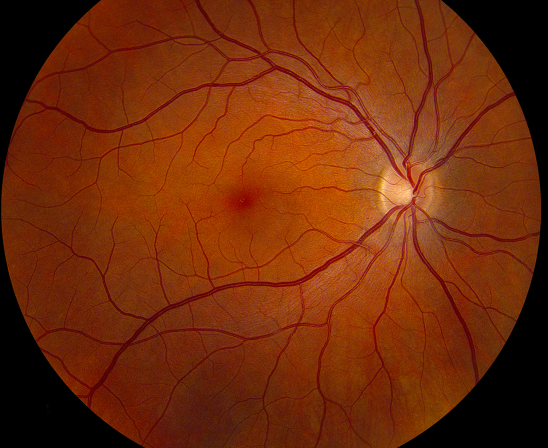
%> input picture PicsDawg/fundus3.png, 1096 x 896 px (shown at 1/2 size)
$ octave untitled6.m   (GNU Octave 9; MATLAB toolbox functions it lacks are replaced by stand-ins)
%> lines starting %> are read from the running program, lines starting %| are printed output that depends on the picture; in (x1, y1, x2, y2) boxes, pixels count from 0 and x2, y2 are one past the last pixel; in counts of white or black regions, pixels touching at a corner belong together; the program's own positions count from 1
% [15 lines of commented-out code are left out]

figure,
img = imread('fundus3.png');
%> img is the input picture: size 896x1096x3 uint8; mean R, G, B 112.5, 43.7, 9.7
imshow(img);
gray = rgb2gray(img);
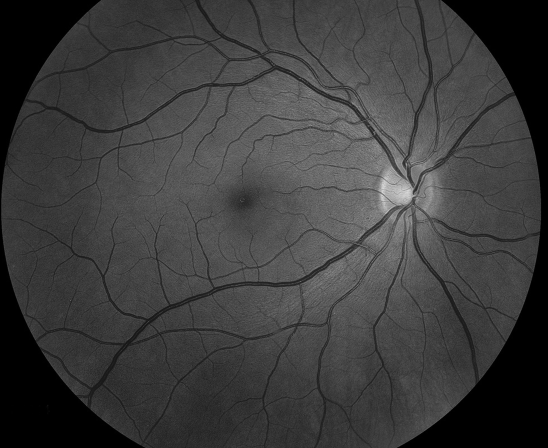
%> gray: size 896x1096 uint8 (shown at 1/2 size); min 0, max 225, mean 60.4
J = imadjust(gray);
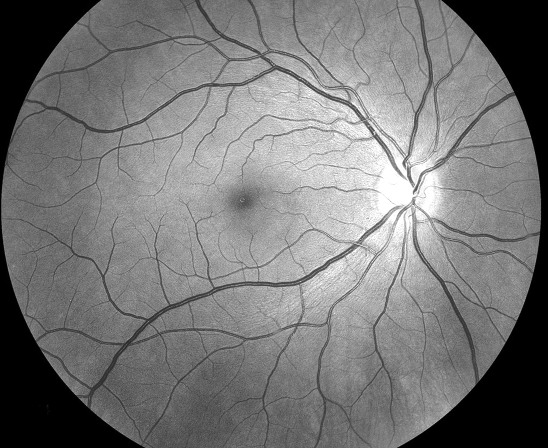
%> J: size 896x1096 uint8 (shown at 1/2 size); min 0, max 255, mean 119
im = im2bw(img);
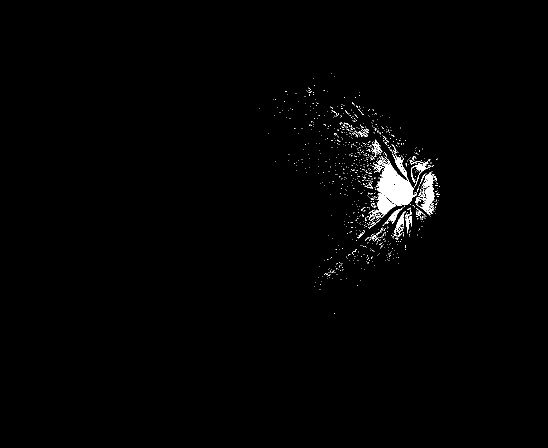
%> im: size 896x1096 logical (shown at 1/2 size); 1.1% white; 877 white regions (846 under 20 px), largest, box (x1, y1, x2, y2) and area: (744, 307, 834, 436) 5100, (830, 373, 869, 430) 885, (844, 343, 868, 378) 376
hold on, title('Original Image');
mask = false(size(img));
mask(50:150,40:170) = true;
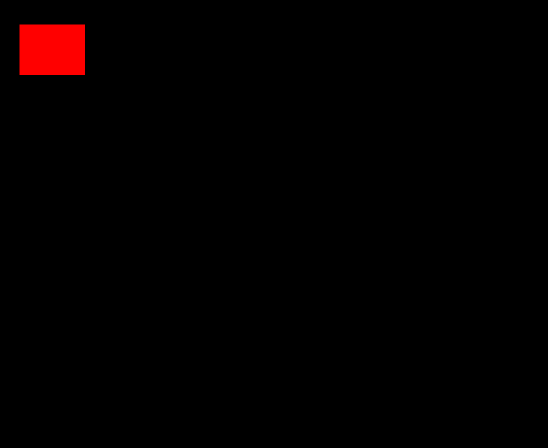
%> mask: size 896x1096x3 logical (shown at 1/2 size); mean R, G, B 0.0135, 0, 0
%> (the run ends here)

$ run again, with PicsDawg/fundus2.png copied over PicsDawg/fundus3.png
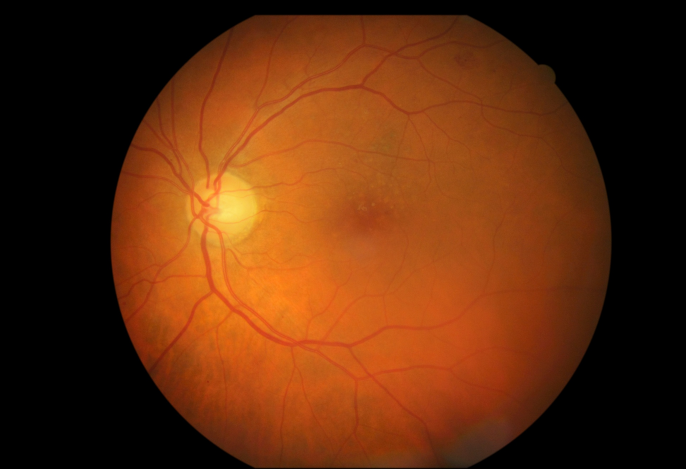
%> input picture PicsDawg/fundus2.png, 1372 x 938 px (shown at 1/2 size)
%> img is the input picture: size 938x1372x3 uint8; mean R, G, B 95.5, 44.4, 13
%> `im = im2bw(img);`:
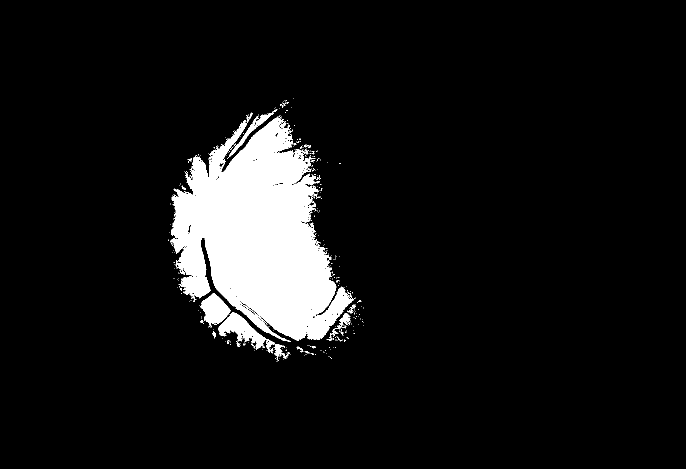
%> im: size 938x1372 logical (shown at 1/2 size); 8% white; 354 white regions (329 under 20 px), largest, box (x1, y1, x2, y2) and area: (340, 233, 707, 684) 94662, (437, 624, 531, 700) 2793, (400, 586, 461, 655) 2337
%> `mask(50:150,40:170) = true;`:
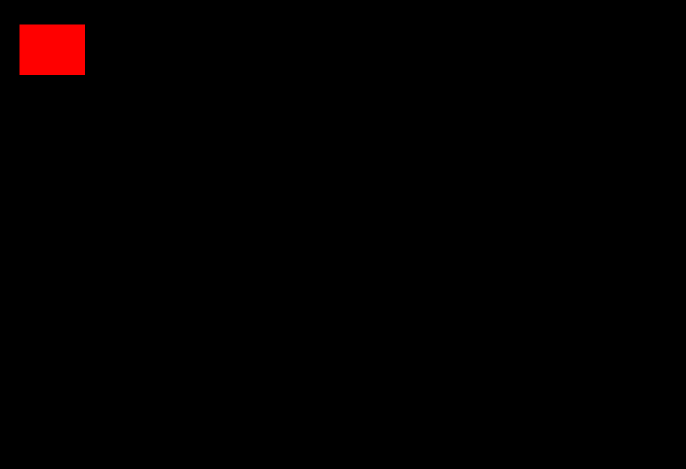
%> mask: size 938x1372x3 logical (shown at 1/2 size); mean R, G, B 0.0103, 0, 0

$ run again, with PicsDawg/fundus4.png copied over PicsDawg/fundus3.png
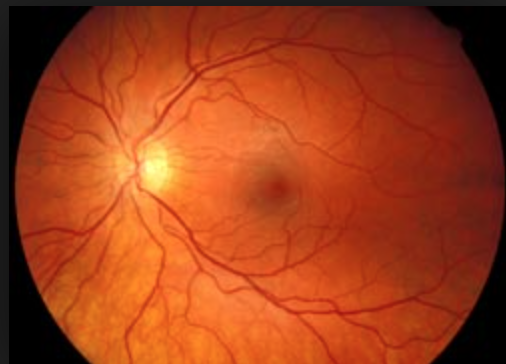
%> input picture PicsDawg/fundus4.png, 506 x 364 px
%> img is the input picture: size 364x506x3 uint8; mean R, G, B 158.2, 62.5, 26.9
%> `im = im2bw(img);`:
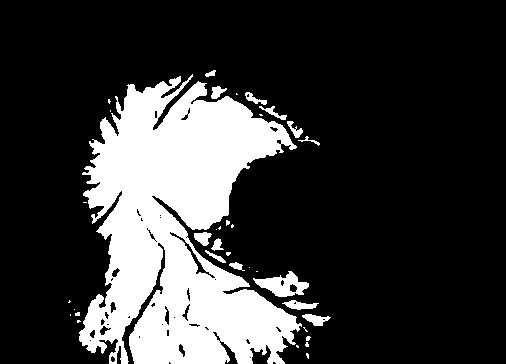
%> im: size 364x506 logical; 22.2% white; 36 white regions (22 under 20 px), largest, box (x1, y1, x2, y2) and area: (79, 74, 302, 364) 38637, (253, 271, 309, 297) 731, (282, 300, 319, 310) 202
%> `mask(50:150,40:170) = true;`:
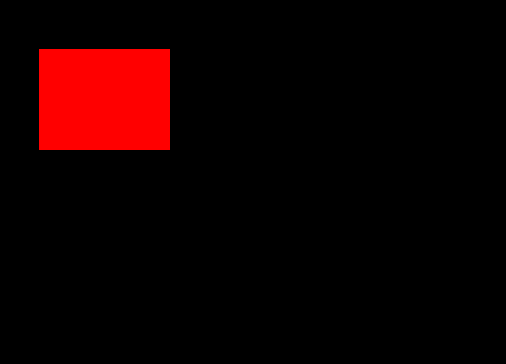
%> mask: size 364x506x3 logical; mean R, G, B 0.0718, 0, 0
